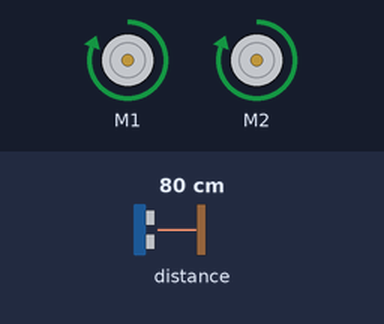
A sketch run on a simulated Arduino Leonardo, built with avr-gcc and run on an emulated ATmega32U4. On the bench: 2 × DC motor (green arrow = forward, orange = backward, longer = faster). The test bench sets the inputs (shaded band); at power-on: distance to the obstacle 80 cm. What the sketch prints to the serial monitor is not drawn.

Above: at 0.3 s.
Timing chart, 0 to 1.8 s (numbered marks = the images above):
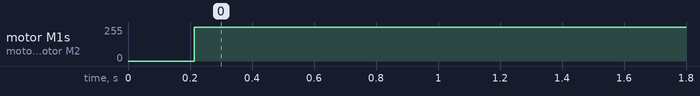

Measured:
- by itself, motor M1, motor M2: stopped → forward 255/255 at 0.21 s

The sketch:

charageAtAppontent.ino
```cpp
#include <Wire.h>
#include <Zumo32U4.h>

Zumo32U4Motors motors;
Zumo32U4ProximitySensors proxSensors;

const uint8_t sensorThreshold = 1;

const uint16_t turnSpeedMax = 400;
const uint16_t turnSpeedMin = 100;
const uint16_t deceleration = 10;
const uint16_t acceleration = 10;

// If the robot is turning, this is the speed it will use.
uint16_t turnSpeed = turnSpeedMax;


void turnRight() {
  motors.setSpeeds(turnSpeed, -turnSpeed);
}

void turnLeft() {
  motors.setSpeeds(-turnSpeed, turnSpeed);
}

void startTurn() {
  int left = proxSensors.countsLeftWithLeftLeds();
  int right = proxSensors.countsRightWithRightLeds();

  Serial.print(left);
  Serial.print(" , ");
  Serial.println(right);

  if (left < right) {
    turnRight();
  } else if (left > right) {
    turnLeft();
  }
  delay(200);
}

void setup() {
  proxSensors.initFrontSensor();
  Serial.begin(115200);
  delay(10);
  Serial.println("kaasje");

  startTurn();
}

void loop() {

  // Read the front proximity sensor and gets its left value (the
  // amount of reflectance detected while using the left LEDs)
  // and right value.
  proxSensors.read();
  uint8_t leftValue = proxSensors.countsFrontWithLeftLeds();
  uint8_t rightValue = proxSensors.countsFrontWithRightLeds();

  // Determine if an object is visible or not.
  bool objectSeen = (leftValue >= sensorThreshold) || (rightValue >= sensorThreshold);

  if (objectSeen) {
    // An object is visible, so we will start decelerating in
    // order to help the robot find the object without
    // overshooting or oscillating.
    turnSpeed -= deceleration;
  } else {
    // An object is not visible, so we will accelerate in order
    // to help find the object sooner.
    turnSpeed += acceleration;
  }

  // Constrain the turn speed so it is between turnSpeedMin and
  // turnSpeedMax.
  turnSpeed = constrain(turnSpeed, turnSpeedMin, turnSpeedMax);

  if (leftValue == 0 && rightValue == 0) {
    motors.setSpeeds(400, 400);
  }

  if (objectSeen) {

    if (leftValue < rightValue) {
      // The right value is greater, so the object is probably
      // closer to the robot's right LEDs, which means the robot
      // is not facing it directly.  Turn to the right to try to
      // make it more even.
      turnRight();
    } else if (leftValue > rightValue) {
      // The left value is greater, so turn to the left.
      turnLeft();
    } else {
      motors.setSpeeds(400, 400);
    }
  }
/*
  Serial.print("front");
  Serial.print(leftValue);
  Serial.print(", ");
  Serial.println(rightValue);
*/
}
```
